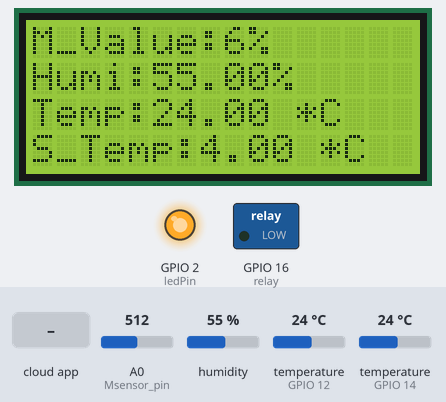
A sketch run on a simulated ESP8266 (NodeMCU). On the bench: 16×4 character LCD, switched loads named in the sketch (green lamp = pin HIGH), output pins drawn as LEDs (lit = HIGH). The inputs (shaded band) are chosen by the test bench; at power-on: humidity 55 %, A0 (Msensor_pin) = 512, temperature (sensors on GPIO 12, GPIO 14) 24 °C. WiFi joins after 1.5 s; servers stay silent unless stated; network time is answered at once with the bench clock; the local clock reads 2024-03-15 10:24:30 at power-on unless the sketch sets it; random numbers use the default seed unless the sketch sets one; the Firebase database answers and starts empty; what the sketch prints to the serial monitor is not drawn.

Above: at 12.7 s.
12.8 s: the phone or cloud app sets valve to 1
At 16.8 s:
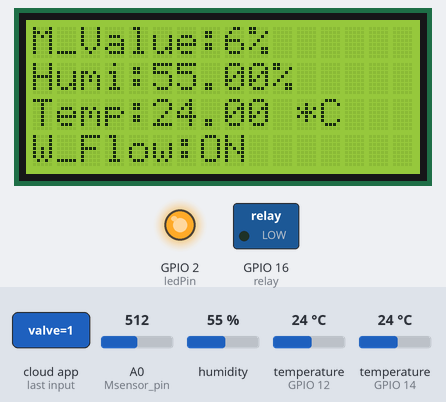
25.1 s: the phone or cloud app sets valve to 0
At 26.4 s:
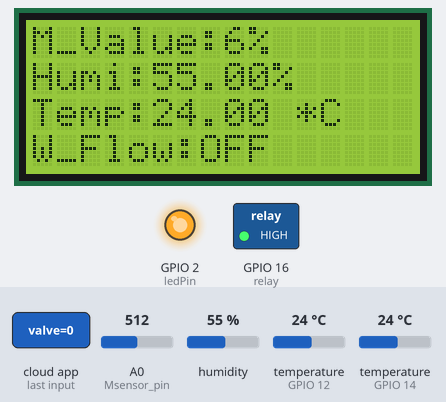
36.8 s: humidity set to 22 %
At 43.0 s:
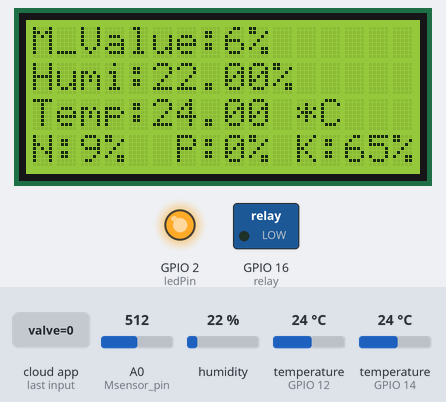
44.0 s: A0 (Msensor_pin) set to 716
At 50.5 s:
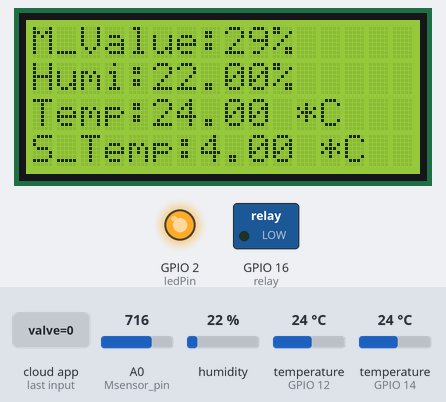
53.4 s: temperature (sensor on GPIO 12) set to 12 °C
At 60.3 s:
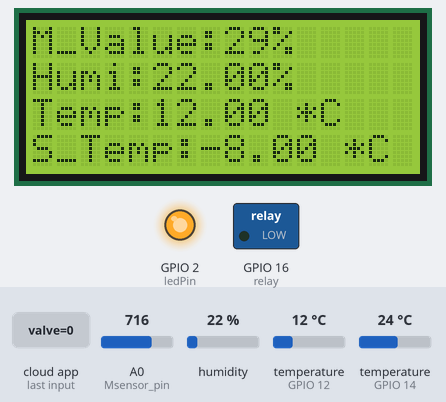
62.9 s: A0 (Msensor_pin) set to 992
At 72.99 s:
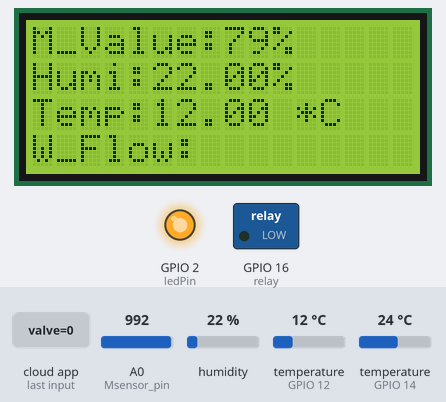
Timing chart, 0 to 73.3 s (numbered marks = the images above; inputs shaded):
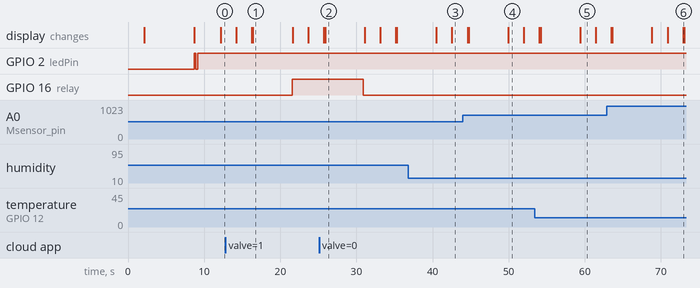

The sketch:

System_code.ino
```cpp
#include <ESP8266WiFi.h>
#include <FirebaseArduino.h>
#include <ArduinoJson.h>
#include <Arduino.h>
#include "DHT.h"
#define DHTPIN 12   //humidity pin D6
#define DHTTYPE DHT11
#include <OneWire.h>
#include <DallasTemperature.h>
#include <Wire.h>
#include <LiquidCrystal_I2C.h>
#include <NTPClient.h>
#include <WiFiUdp.h>
#include <WiFiManager.h>

LiquidCrystal_I2C lcd(0x27, 16, 4);

#define ONE_WIRE_BUS 14 //temp pin D5

DHT dht(DHTPIN, DHTTYPE);

OneWire oneWire(ONE_WIRE_BUS);

DallasTemperature sensors(&oneWire);

WiFiUDP ntpUDP;
NTPClient timeClient(ntpUDP, "pool.ntp.org");

//Week Days
String weekDays[7]={"Sunday", "Monday", "Tuesday", "Wednesday", "Thursday", "Friday", "Saturday"};

//Month names
String months[12]={"January", "February", "March", "April", "May", "June", "July", "August", "September", "October", "November", "December"};

int ledPin = 2;

float Celcius = 0;
float Fahrenheit = 0;

int Msensor_pin = A0;  //soilM pin
int M_value;

int N, P, K;
float h, t, f;
int d_relay;
int con=0;

int relay = 16; //relay pin D7

#define FIREBASE_HOST "soil-monitoring-system-e4988-default-rtdb.firebaseio.com"
#define FIREBASE_AUTH "Le6KRYidBjUK0KodIfZ8PJErtXuySOPWZhLTCknv"

WiFiServer server(80);

void setup() {
  Serial.begin(9600);
  //Serial.begin(115200);
  Serial.println("Read Data");
  delay(2000);
  dht.begin();
  sensors.begin();

   lcd.begin(16,4);
   lcd.init();
   lcd.backlight();

  pinMode(relay,OUTPUT);
  pinMode(ledPin,OUTPUT);

    lcd.setCursor(3,1);
    lcd.print("SoilSystem");
    lcd.setCursor(0,2);
    lcd.print("20220101");
    delay(5000);

 WiFiManager wifiManager;
  while (con==0)
  {
    con = wifiManager.autoConnect("SoilSystem_20220101");
    lcd.clear();
    Serial.print("conn fail");
    lcd.setCursor(0,2);
    lcd.print("CONNECT");
    lcd.setCursor(0,3);
    lcd.print("TO WIFI");
    delay(50);
    Serial.print(".");
    digitalWrite(ledPin,HIGH);
    delay(200);
    digitalWrite(ledPin,LOW);
    delay(200);
  }

  Serial.println(con);
  server.begin();
  Serial.println("Server started");
  Serial.println(WiFi.localIP());
  Firebase.begin(FIREBASE_HOST, FIREBASE_AUTH);

  digitalWrite(ledPin,HIGH);
  digitalWrite(relay,LOW);

  timeClient.begin();
  timeClient.setTimeOffset(19800);

}

void loop() {

  SoilMoisture();
  Humidity();
  SoilTemp();
  NPKvalue();
  Relay();
  DisplayLCD();
  timeset();
}


void SoilMoisture()
{

  M_value = analogRead(Msensor_pin);
  M_value = map(M_value, 550, 0, 0, 100);
  Serial.print(analogRead(Msensor_pin));
  Serial.print(M_value*-1);

  if(M_value == -86)
  {
    M_value = 23;
  }

  if(M_value < 0)
  {
    M_value = M_value*-1;
  }

  Serial.println();
  Serial.print("Mositure_Value: ");
  Serial.print(M_value);
  Firebase.setInt("Devices/20220101/SensorValue/soilM",M_value);
  Serial.println("%");

}

void Relay()
{

  digitalWrite(relay,LOW);
  int relayPin =Firebase.getInt("Devices/20220101/WaterPump/valve");
  Serial.print("Relay Pin: ");
  Serial.println(relayPin);

  digitalWrite(relay,relayPin);

}

void Humidity()
{

  h = dht.readHumidity();

  t = dht.readTemperature();

  f = dht.readTemperature(true);

  if (isnan(h) || isnan(t) || isnan(f)) {
    Serial.println("Failed to read from DHT sensor!");
    return;
  }

  Serial.println();
  Serial.print ("Humidity: ");
  Serial.print (h);
  Firebase.setFloat("Devices/20220101/SensorValue/humidity",h);
  Serial.print (" %\t");

  Serial.print ("Temperature: ");
  Serial.print (t);
  Firebase.setFloat("Devices/20220101/SensorValue/ETemp",t);
  Serial.print (" *C ");

}

void SoilTemp()
{

  sensors.requestTemperatures();
  Celcius = sensors.getTempCByIndex(0);
  Fahrenheit = sensors.toFahrenheit(Celcius);
  Serial.print("Soil_Temp C : ");
  Serial.print(Celcius);
  Firebase.setInt("Devices/20220101/SensorValue/soilTemp",t-20);
  Serial.print (" *C ");
  Serial.print (" \t\t");
  Serial.print("Soil_Temp F : ");
  Serial.print(Fahrenheit);
  Serial.println (" *F");
  delay(1000);

}

void NPKvalue()
{

  N = random(0.00,100.00);
  Serial.print ("N: ");
  Serial.print(N);
  Serial.println(" %");
  Firebase.setInt("Devices/20220101/SensorValue/NPK/N",N);

  P = random(0.0,9.0);
  Serial.print ("P: ");
  Serial.print(P);
  Serial.println(" %");
  Firebase.setInt("Devices/20220101/SensorValue/NPK/P",P);

  K = random(0.0,100.0);
  Serial.print ("K: ");
  Serial.print(K);
  Serial.println(" %");
  Firebase.setInt("Devices/20220101/SensorValue/NPK/K",K);

}

String relayDisplay()
{

  int d_relay =Firebase.getInt("Devices/20220101/WaterPump/valve");
  String word = "";
  if(d_relay == 0)
  {
    return "OFF";
  }
  else
  {
    return "ON";
  }
}

void DisplayLCD()
{
  lcd.clear();
  lcd.setCursor(0,0);
  lcd.print("M_Value:");
  lcd.print(M_value);
  lcd.print("%");

  lcd.setCursor(0,1);
  lcd.print("Humi:");
  lcd.print(h);
  lcd.print("%");

  lcd.setCursor(-4,2);
  lcd.print("Temp:");
  lcd.print(t);
  lcd.print(" *C");

  lcd.setCursor(-4,3);
  lcd.print("S_Temp:");
  lcd.print(t-20);
  lcd.print(" *C");

  delay(2000);

  lcd.clear();
  lcd.setCursor(0,0);
  lcd.print("M_Value:");
  lcd.print(M_value);
  lcd.print("%");

  lcd.setCursor(0,1);
  lcd.print("Humi:");
  lcd.print(h);
  lcd.print("%");

  lcd.setCursor(-4,2);
  lcd.print("Temp:");
  lcd.print(t);
  lcd.print(" *C");

  lcd.setCursor(-4,3);
  lcd.print("N:");
  lcd.print(N);
  lcd.print("%");

  lcd.setCursor(2,3);
  lcd.print("P:");
  lcd.print(P);
  lcd.print("%");

  lcd.setCursor(7,3);
  lcd.print("K:");
  lcd.print(K);
  lcd.print("%");

  delay(2000);

  lcd.clear();
  lcd.setCursor(0,0);
  lcd.print("M_Value:");
  lcd.print(M_value);
  lcd.print("%");

  lcd.setCursor(0,1);
  lcd.print("Humi:");
  lcd.print(h);
  lcd.print("%");

  lcd.setCursor(-4,2);
  lcd.print("Temp:");
  lcd.print(t);
  lcd.print(" *C");

  lcd.setCursor(-4,3);
  lcd.print("W_Flow:");
  lcd.print(relayDisplay());

  delay(2000);

}

void timeset() {

  timeClient.update();

  unsigned long epochTime = timeClient.getEpochTime();

  String formattedTime = timeClient.getFormattedTime();

  int currentHour = timeClient.getHours();

  int currentMinute = timeClient.getMinutes();

  int currentSecond = timeClient.getSeconds();

  String weekDay = weekDays[timeClient.getDay()];

  struct tm *ptm = gmtime ((time_t *)&epochTime);

  int monthDay = ptm->tm_mday;

  int currentMonth = ptm->tm_mon+1;

  String currentMonthName = months[currentMonth-1];

  int currentYear = ptm->tm_year+1900;

  String mon = String(currentMonth);
  String da  =String(monthDay);
  if(currentMonth < 10)
  {
    mon = "0" + mon;
  }

  if(monthDay < 10)
  {
    da = "0" + da;
  }

  //Print complete date:

 String currentDate = String(currentYear) + "-" + mon + "-" + da + " " + String(formattedTime);
  Serial.print("Current date: ");
  Serial.println(currentDate);
  Serial.println("");

  Firebase.setString("Devices/20220101/SensorValue/Date_Time",currentDate);

}
```

Measured:
- after the input at 12.8 s, GPIO 16 (relay): LOW → HIGH after 8.8 s
- what the display in image 1 shows lasts 5.2 s, from 16.4 s to 21.6 s
- what the display in image 4 shows lasts 2.1 s, from 49.9 s to 52.0 s
